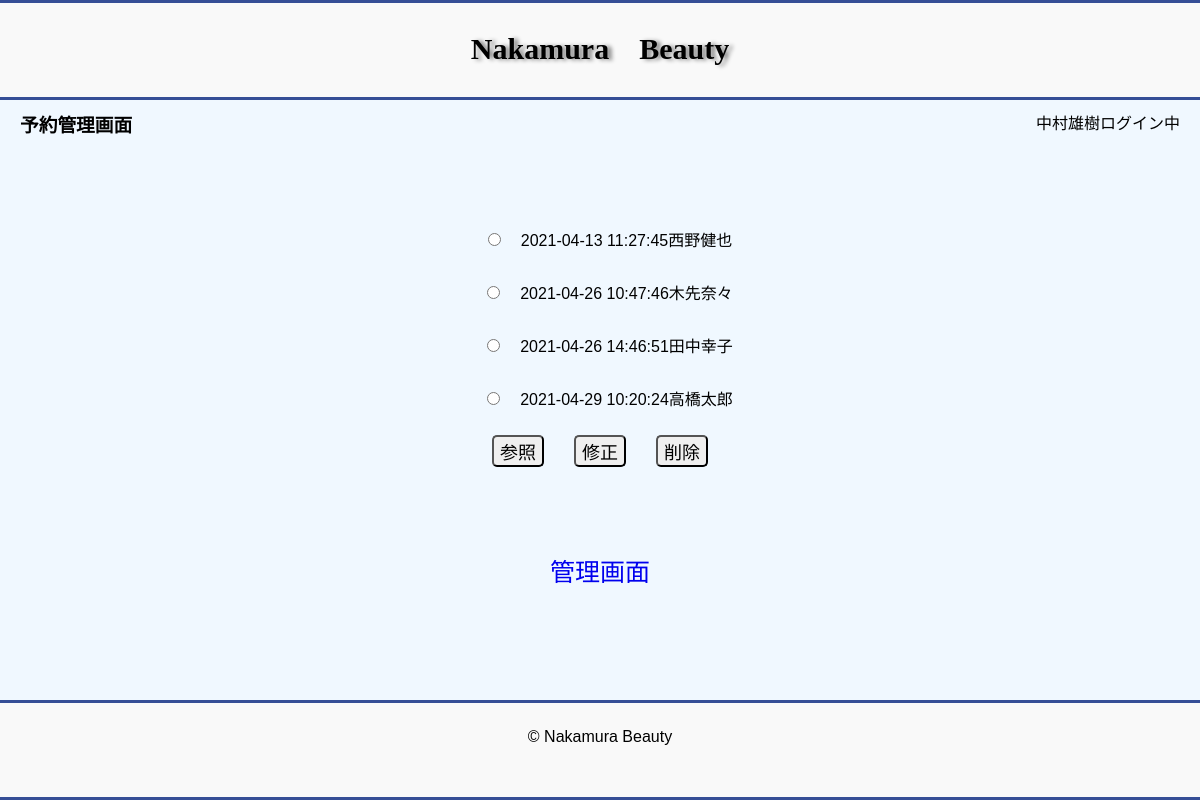
Page /order_list.php (signed in) on the committed database.
### tables this page shows
CREATE TABLE `order_form` (
  `order_id` int(11) NOT NULL,
  `user` varchar(15) NOT NULL,
  `sex` int(11) NOT NULL,
  `sns_id` varchar(15) NOT NULL,
  `menu_name` varchar(30) NOT NULL,
  `haircolor` varchar(50) NOT NULL,
  `hairstyle` varchar(50) NOT NULL,
  `remarks` varchar(50) NOT NULL,
  `order_time` timestamp NOT NULL DEFAULT CURRENT_TIMESTAMP ON UPDATE CURRENT_TIMESTAMP
);

### order_list.php (the view, shortened to what this page needs)
<?php
if(isset($_SESSION['login']) == false){
    echo '<h1 style="text-align:center;font-size:60px;">ログインされていません。</h1><br/>';
    echo '<h2 style="font-size:60px;"><a href="staff_login.php">ログイン画面へ</a></h2>';
    exit();
}else{
    echo '<p class="tuika" style="text-align:end">'. $_SESSION['staff_name'].'ログイン中</p>';
}
?>
<!DOCTYPE html>
<html lang="ja">
<head>
    <link href="staff_page_orderlist.css" rel="stylesheet">
</head>
<body>
    <header><a href="#">Nakamura　Beauty</a></header>
    <?php
    try{
        $dsn = "mysql:dbname=beauty;host=localhost;charset=utf8";
        $user = 'root';
        $password ="mioyakenagjdt";
        $dbh = new PDO($dsn,$user,$password);
        $dbh-> setAttribute(PDO::ATTR_ERRMODE,PDO::ERRMODE_EXCEPTION);
        $sql = 'SELECT * FROM order_form WHERE 1';
        $stmt = $dbh->prepare($sql);
        $stmt->execute();
        echo '<h3 class="tuika">予約管理画面</h3>';
        echo '<form class="tuika add" method="post" action ="order_branch.php">';
        while(true){
            $rec = $stmt->fetch(PDO::FETCH_ASSOC);
            if($rec==false){
                break;
            }
            echo '<input type="radio" name="ordercode" value="'.$rec['order_id'].'">';
            echo $rec['order_time'];
            echo $rec['user'];
            echo '<br />';
        }
        echo '<input type="submit" name="disp" value="参照">';
        echo '<input type="submit" name="edit" value="修正">';
        echo '<input type="submit" name="delete" value="削除">';
        echo '<a href="staff_top.php">管理画面</a>';
        echo '</form>';
    }catch (Exception $e){
        echo 'エラーが発生しました。もう一度やり直してください';
        exit();
    }
    ?>
    <footer>
        <div class="footer-title">
            <p>© Nakamura Beauty</p>
        </div>
    </footer>
</body>
</html>

### staff_page_orderlist.css (style rules this page uses)
* { margin:0; }
a { text-decoration: none; }
body { display: grid; grid-template-columns: 20px 150px 1fr 20px; grid-template-rows: [head] 100px [tuika] auto [foot] 100px; row-gap: 10px; font-family: sans-serif; background-color: aliceblue; }
body > * { grid-column: 2 / -2; }
header { grid-row: head; grid-column: 1 / -1; background-color: #F9F9F9; width: 100%; border-top: solid 3px #364e96; border-bottom: solid 3px #364e96; }
header a { display: block; text-align: center; padding-top: 21px; color: black; font-weight: bold; font-size: 30px; font-family: serif; text-shadow: 4px 1px 4px grey; }
.add { padding:5px 10px ; margin: 8px 45px; }
input { border-radius: 5px; margin: 10px 15px; }
form { text-align: center; }
footer { grid-row: foot; background-color: #F9F9F9; grid-column: 1 / -1; color: black; border-top: solid 3px #364e96; border-bottom: solid 3px #364e96; }
footer p { padding-top: 25px; text-align: center; }
.tuika { grid-row: tuika; }
.tuika a { display: block; text-align: center; justify-self: center; margin-top: 75px; font-size: 25px; }
.add { align-self: center; justify-self: center; }
input[type="submit"] { font-size: 18px; }
input[type="radio"] { margin: 20px; }

### rows in the picture
order_form: order_time "2021-04-13 11:27:45", user "西野健也"
order_form: order_time "2021-04-26 10:47:46", user "木先奈々"
order_form: order_time "2021-04-26 14:46:51", user "田中幸子"
order_form: order_time "2021-04-29 10:20:24", user "高橋太郎"

### other values in the picture
$_SESSION['staff_name'] "中村雄樹"
